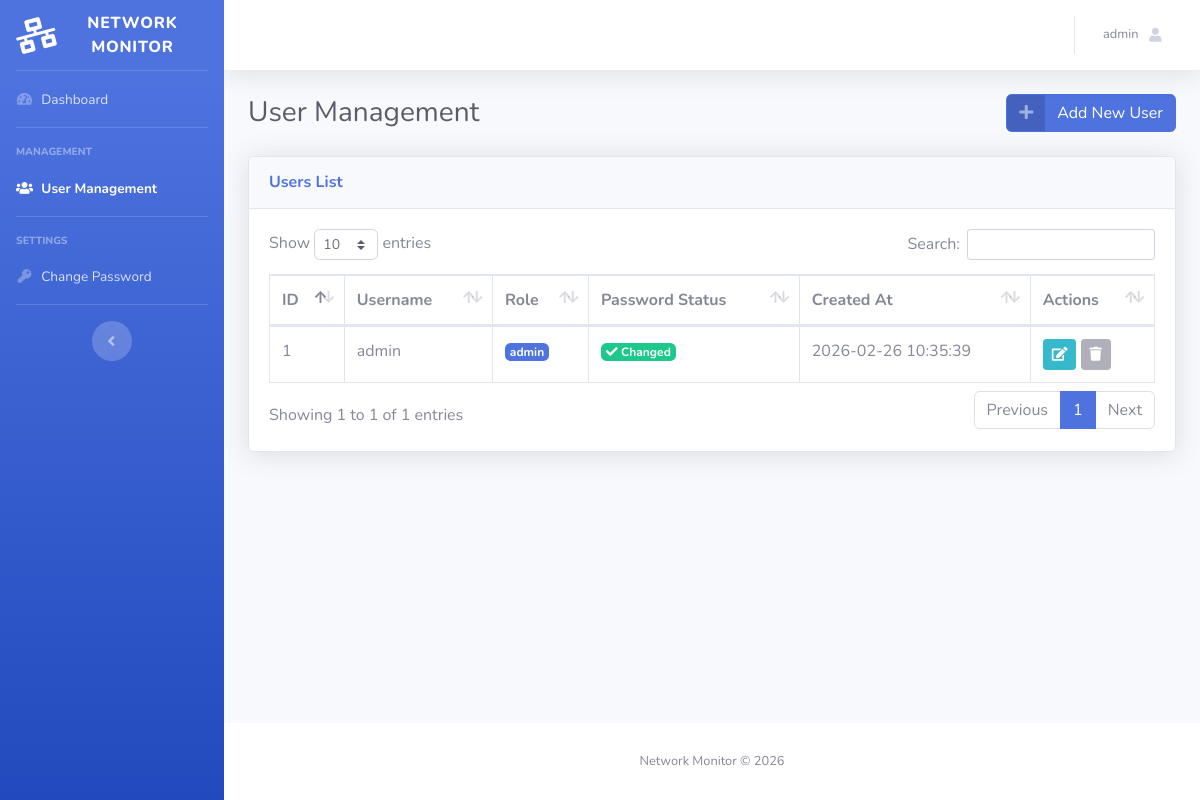
The page /users.php (signed in) on the database as committed earlier.
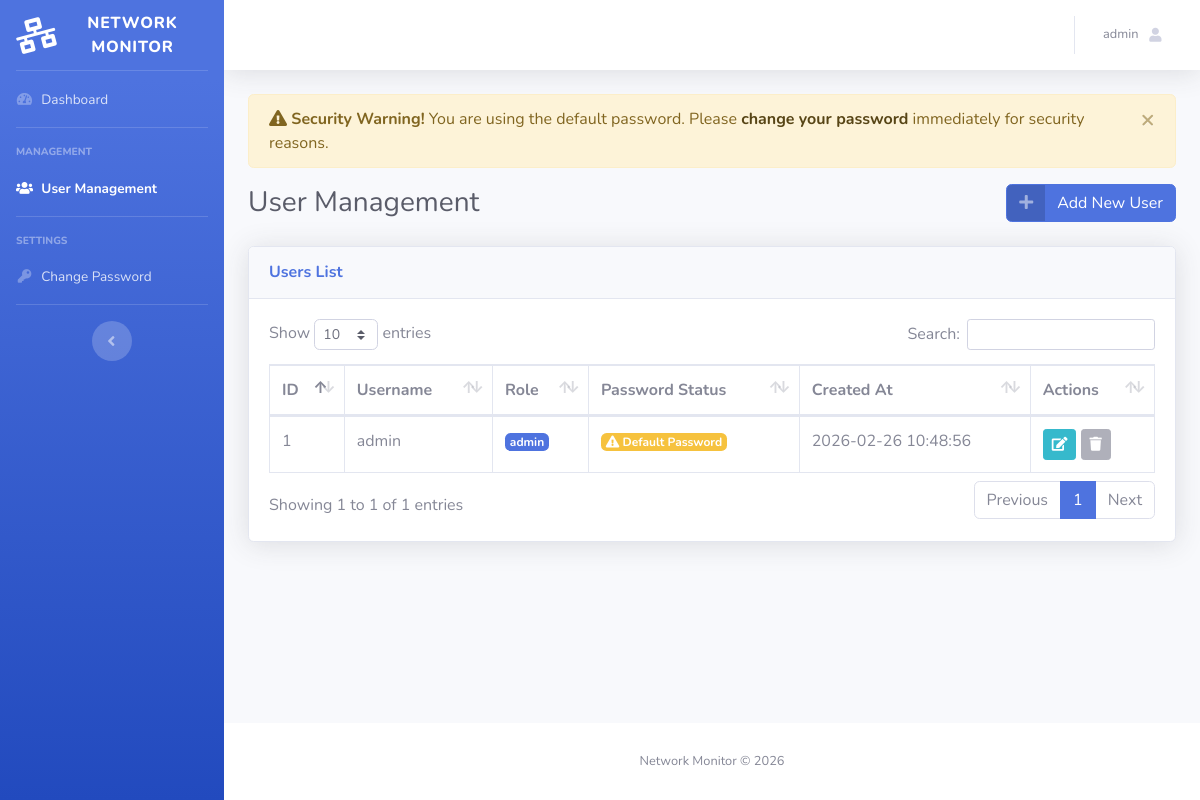
The same page on the database as committed later.
### tables this page shows
CREATE TABLE users (
            id INTEGER PRIMARY KEY AUTOINCREMENT,
            username TEXT NOT NULL UNIQUE,
            password_hash TEXT NOT NULL,
            role TEXT NOT NULL DEFAULT 'admin',
            need_password_change INTEGER NOT NULL DEFAULT 1,
            created_at TEXT NOT NULL DEFAULT (datetime('now'))
        );

### users.php (the view, shortened to what this page needs)
<?php
$username = $_SESSION['username'];
$need_password_change = $_SESSION['need_password_change'] ?? 0;
$pdo = db();
$stmt = $pdo->query("SELECT id, username, role, need_password_change, created_at FROM users ORDER BY created_at DESC");
$users = $stmt->fetchAll(PDO::FETCH_ASSOC);
$active_page = 'users';
$page_styles = '<link href="sb_admin_theme/vendor/datatables/dataTables.bootstrap4.min.css" rel="stylesheet">';
require_once __DIR__ . '/includes/header.php';
?>
    <div id="wrapper">
        <?php require_once __DIR__ . '/includes/sidebar.php'; ?>
        <div id="content-wrapper" class="d-flex flex-column">
            <div id="content">
                <?php require_once __DIR__ . '/includes/topbar.php'; ?>
                <div class="container-fluid">
                    <?php require_once __DIR__ . '/includes/alerts.php'; ?>
                    <div class="d-sm-flex align-items-center justify-content-between mb-4">
                        <h1 class="h3 mb-0 text-gray-800">User Management</h1>
                        <a href="user_add.php" class="btn btn-primary btn-icon-split">
                            <span class="icon text-white-50">
                                <i class="fas fa-plus"></i>
                            </span>
                            <span class="text">Add New User</span>
                        </a>
                    </div>
                    <div class="card shadow mb-4">
                        <div class="card-header py-3">
                            <h6 class="m-0 font-weight-bold text-primary">Users List</h6>
                        </div>
                        <div class="card-body">
                            <div class="table-responsive">
                                <table class="table table-bordered" id="dataTable" width="100%" cellspacing="0">
                                    <thead>
                                        <tr>
                                            <th>ID</th>
                                            <th>Username</th>
                                            <th>Role</th>
                                            <th>Password Status</th>
                                            <th>Created At</th>
                                            <th>Actions</th>
                                        </tr>
                                    </thead>
                                    <tbody>
                                        <?php foreach ($users as $user): ?>
                                            <tr>
                                                <td><?php echo htmlspecialchars($user['id']); ?></td>
                                                <td><?php echo htmlspecialchars($user['username']); ?></td>
                                                <td>
                                                    <span class="badge badge-primary">
                                                        <?php echo htmlspecialchars($user['role']); ?>
                                                    </span>
                                                </td>
                                                <td>
                                                    <?php if ($user['need_password_change']): ?>
                                                        <span class="badge badge-warning">
                                                            <i class="fas fa-exclamation-triangle"></i> Default Password
                                                        </span>
                                                    <?php else: ?>
                                                        <span class="badge badge-success">
                                                            <i class="fas fa-check"></i> Changed
                                                        </span>
                                                    <?php endif; ?>
                                                </td>
                                                <td><?php echo htmlspecialchars($user['created_at']); ?></td>
                                                <td>
                                                    <a href="user_edit.php?id=<?php echo $user['id']; ?>"
                                                       class="btn btn-sm btn-info" title="Edit">
                                                        <i class="fas fa-edit"></i>
                                                    </a>
                                                    <?php if ($user['id'] != $_SESSION['user_id']): ?>
                                                        <a href="user_delete.php?id=<?php echo $user['id']; ?>"
                                                           class="btn btn-sm btn-danger"
                                                           onclick="return confirm('Are you sure you want to delete this user?');"
                                                           title="Delete">
                                                            <i class="fas fa-trash"></i>
                                                        </a>
                                                    <?php else: ?>
                                                        <button class="btn btn-sm btn-secondary" disabled title="Cannot delete yourself">
                                                            <i class="fas fa-trash"></i>
                                                        </button>
                                                    <?php endif; ?>
                                                </td>
                                            </tr>
                                        <?php endforeach; ?>
                                    </tbody>
                                </table>
                            </div>
                        </div>
                    </div>
                </div>
            </div>
<?php require_once __DIR__ . '/includes/footer.php'; ?>

### includes/header.php (shortened to what this page needs)
<!DOCTYPE html>
<html lang="en">
<head>
    <link href="sb_admin_theme/vendor/fontawesome-free/css/all.min.css" rel="stylesheet" type="text/css">
    <link href="sb_admin_theme/css/sb-admin-2.min.css" rel="stylesheet">
    <?php if (isset($page_styles)): ?>
        <?php echo $page_styles; ?>
    <?php endif; ?>
</head>
<body id="page-top">

### includes/sidebar.php
<ul class="navbar-nav bg-gradient-primary sidebar sidebar-dark accordion" id="accordionSidebar">
    <a class="sidebar-brand d-flex align-items-center justify-content-center" href="dashboard.php">
        <div class="sidebar-brand-icon rotate-n-15">
            <i class="fas fa-network-wired"></i>
        </div>
        <div class="sidebar-brand-text mx-3">Network Monitor</div>
    </a>
    <hr class="sidebar-divider my-0">
    <li class="nav-item<?php echo ($active_page === 'dashboard') ? ' active' : ''; ?>">
        <a class="nav-link" href="dashboard.php">
            <i class="fas fa-fw fa-tachometer-alt"></i>
            <span>Dashboard</span></a>
    </li>
    <hr class="sidebar-divider">
    <div class="sidebar-heading">
        Management
    </div>
    <li class="nav-item<?php echo ($active_page === 'users') ? ' active' : ''; ?>">
        <a class="nav-link" href="users.php">
            <i class="fas fa-fw fa-users"></i>
            <span>User Management</span></a>
    </li>
    <hr class="sidebar-divider">
    <div class="sidebar-heading">
        Settings
    </div>
    <li class="nav-item<?php echo ($active_page === 'change_password') ? ' active' : ''; ?>">
        <a class="nav-link" href="change_password.php">
            <i class="fas fa-fw fa-key"></i>
            <span>Change Password</span></a>
    </li>
    <hr class="sidebar-divider d-none d-md-block">
    <div class="text-center d-none d-md-inline">
        <button class="rounded-circle border-0" id="sidebarToggle"></button>
    </div>
</ul>

### includes/topbar.php (shortened to what this page needs)
<nav class="navbar navbar-expand navbar-light bg-white topbar mb-4 static-top shadow">
    <ul class="navbar-nav ml-auto">
        <li class="nav-item dropdown no-arrow">
            <a class="nav-link dropdown-toggle" href="#" id="userDropdown" role="button"
                data-toggle="dropdown" aria-haspopup="true" aria-expanded="false">
                <span class="mr-2 d-none d-lg-inline text-gray-600 small"><?php echo htmlspecialchars($username); ?></span>
                <i class="fas fa-user fa-sm fa-fw mr-2 text-gray-400"></i>
            </a>
        </li>
    </ul>
</nav>

### includes/footer.php (shortened to what this page needs)
            <footer class="sticky-footer bg-white">
                <div class="container my-auto">
                    <div class="copyright text-center my-auto">
                        <span>Network Monitor &copy; 2026</span>
                    </div>
                </div>
            </footer>
        </div>
    </div>
</body>
</html>

### includes/alerts.php (shortened to what this page needs)
<?php if (isset($need_password_change) && $need_password_change): ?>
    <div class="alert alert-warning alert-dismissible fade show" role="alert">
        <strong><i class="fas fa-exclamation-triangle"></i> Security Warning!</strong>
        You are using the default password. Please <a href="change_password.php" class="alert-link">change your password</a> immediately for security reasons.
        <button type="button" class="close" data-dismiss="alert" aria-label="Close">
            <span aria-hidden="true">&times;</span>
        </button>
    </div>
<?php endif; ?>

Rows that differ between the two databases and show on the page:
changed users "admin": created_at "2026-02-26 10:35:39" → "2026-02-26 10:48:56"; need_password_change "Changed" → "Default Password"
Other text that changed with them:
text now shown: "Security Warning! You are using the default password. Please change your password immediately for security reasons. ×"
